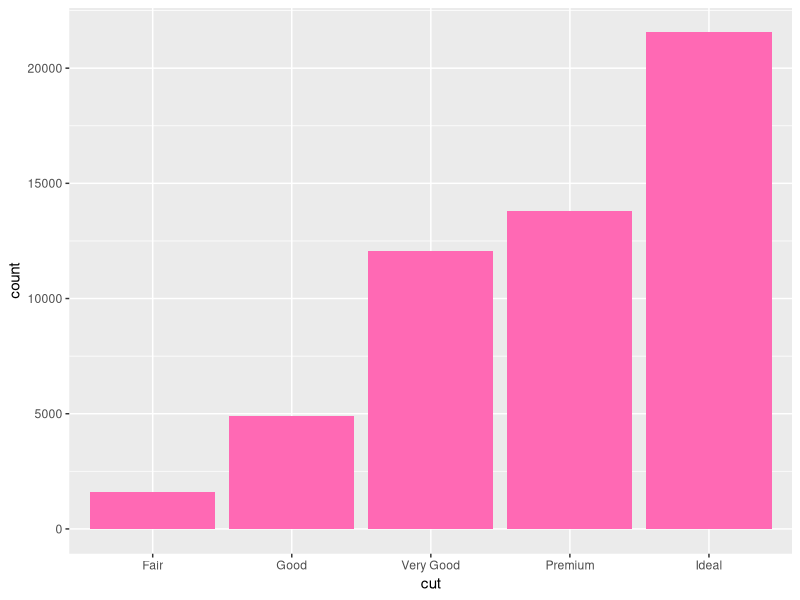
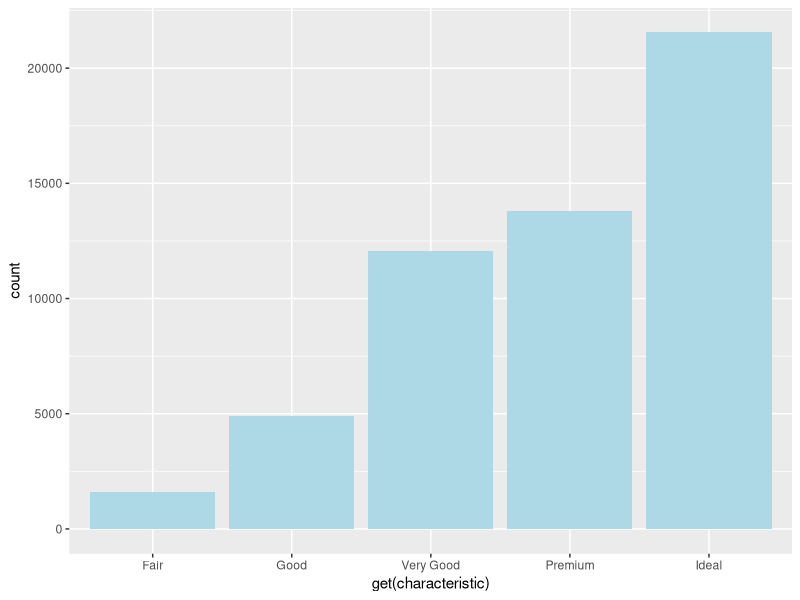
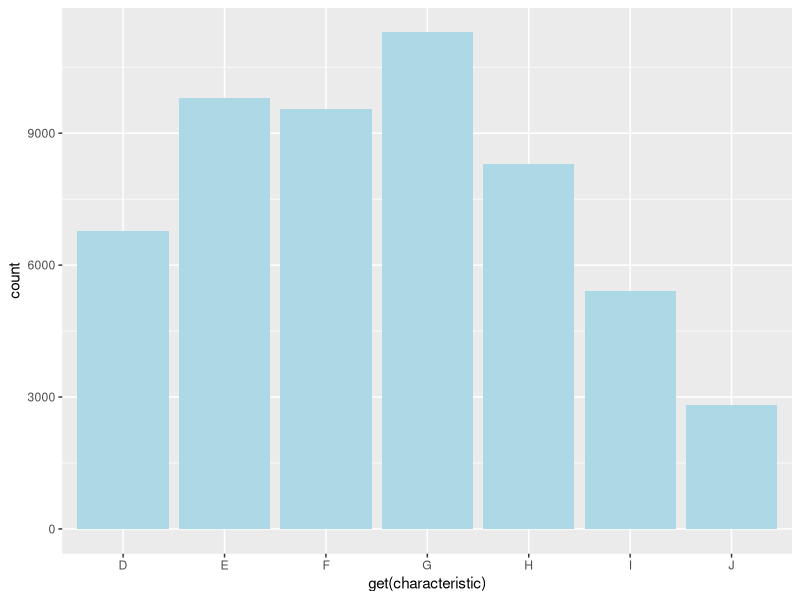
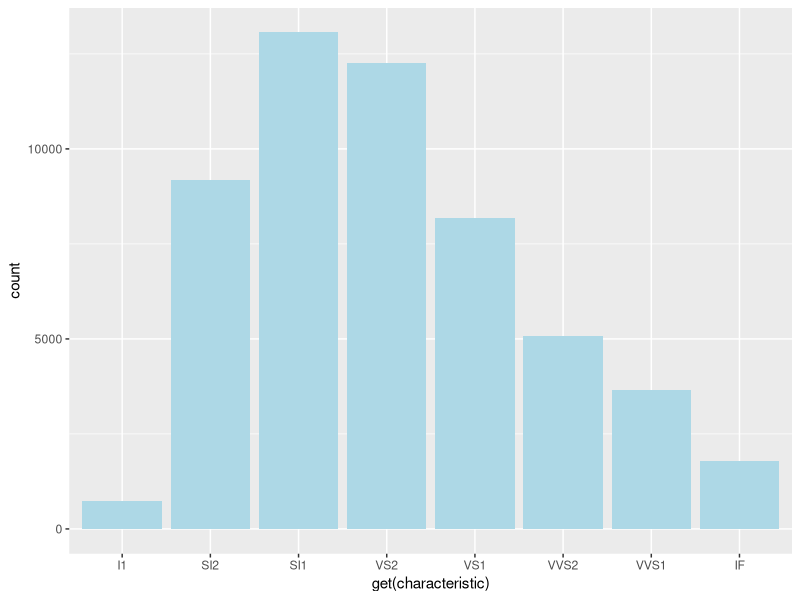
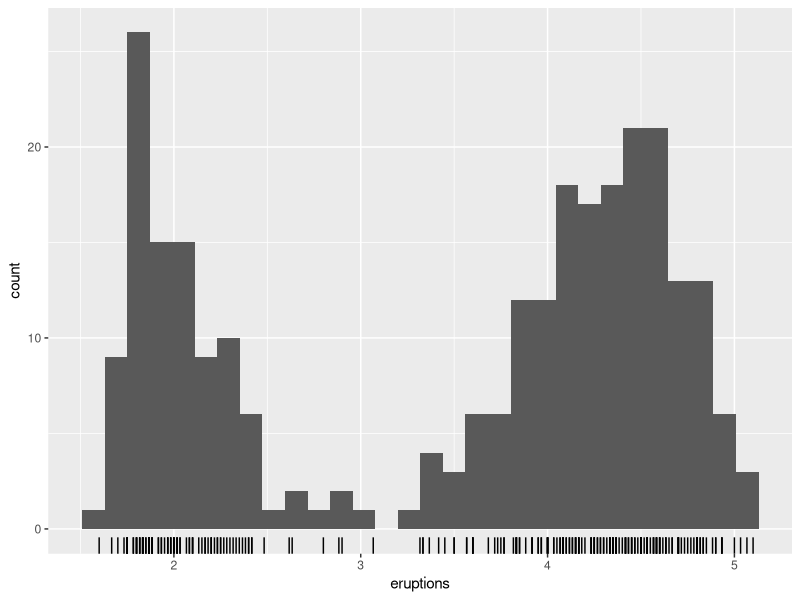
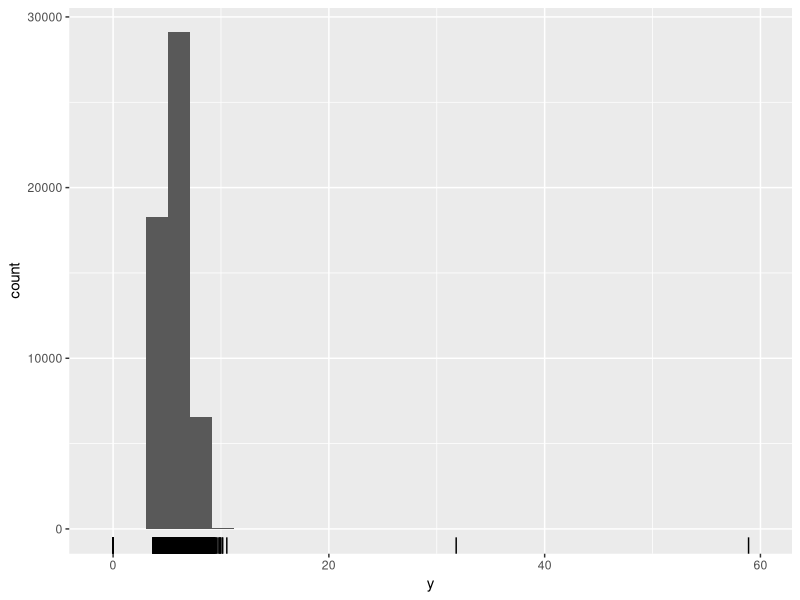
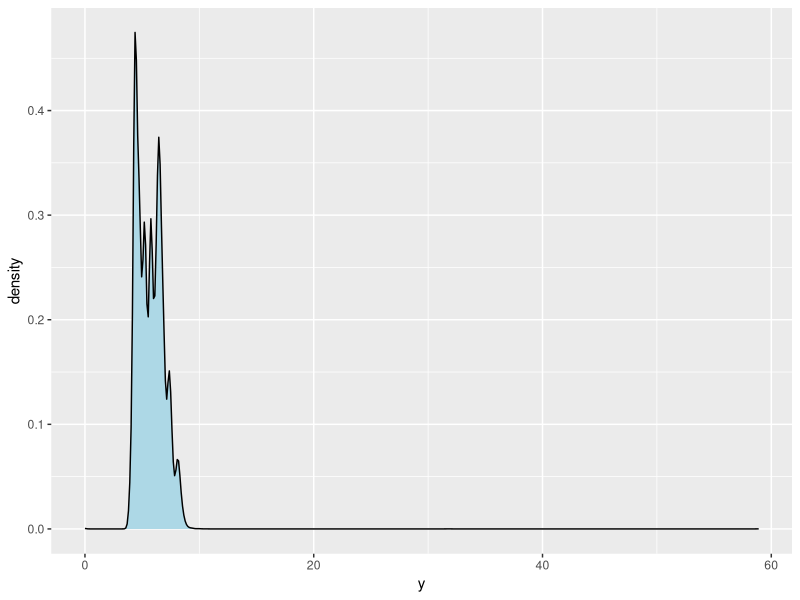
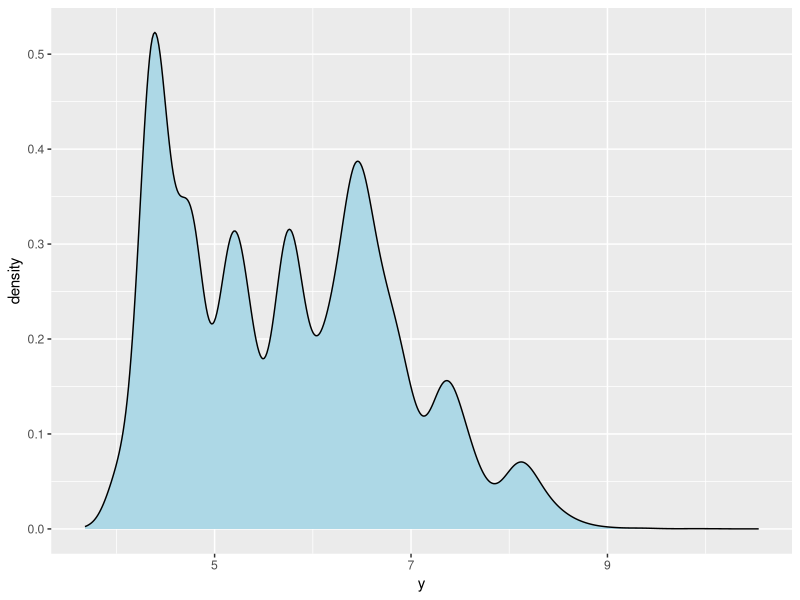

The R source for these figures, in order:
# Variation from R for Data Science Chapter 7
# Initial: September 28, 2018
# Revision: October 1, 2018
# Ray Nelson

# libraries
library(tidyverse)

# Overview of the variables in the diamonds tibble
diamonds %>% glimpse()
diamonds %>% summary()
diamonds %>% View()
? diamonds

# Count and Graph Variation in categorical variables
## Cut
diamonds %>% count(cut)
diamonds %>% ggplot(mapping = aes(x = cut)) +
  geom_bar(fill = "hotpink")

## Color


## Clarity

# Function to look at categorical variables
categorical <- function(characteristic) {
  diamonds %>% count(get(characteristic)) %>% print()
  diamonds %>% ggplot(mapping = aes(x = get(characteristic))) +
    geom_bar(fill = "lightblue")
}

categorical(characteristic = "cut")
categorical(characteristic = "color")
categorical(characteristic = "clarity")

# Size of diamonds
## Histogram


# Smaller diamonds and the size of the bin width
## Histogram


# Diamond size with freqpoly
## Histogram and freqpoly
## All diamonds


# Diamonds less than 3 carats


# Rug Plots
## Histogram and rug plots


# all diamonds density and the influence of adjust


# all diamonds with boxplot


# violin plot


# Violin plot for smaller diamonds 2 carats or less


# Old Faithful distribution of eruptions
## Information and faithful dataset

faithful %>% glimpse()
faithful %>% summary()
? faithful

## Histogram with rug plot

faithful %>%
  ggplot(mapping = aes(x = eruptions)) +
  geom_histogram()+
  geom_rug()

## Freqpoly with rug plot


## Density Trace and rug


## Boxplot


## Violin plot



# Missing values
## Histogram of y with all observations
diamonds %>% 
  ggplot(mapping = aes(x = y)) +
    geom_histogram() +
    geom_rug()

## Remove small and large y values
diamonds %>% 
  filter(!between(y, 3, 20))

## Keep only the values between 3 and 20

diamonds2 <- diamonds %>% 
  filter(between(y, 3, 20))

## Turn strange values into missing values
diamonds2  <-  diamonds %>% 
  mutate(y = ifelse(y < 3 | y > 20, NA, y))

# Removing missing values
diamonds2 %>% 
  filter(!is.na(y))

diamonds2 %>% na.omit()

## Effect of removing strange values

diamonds %>% ggplot(mapping = aes(x = y)) +
  geom_density(fill = "lightblue")

diamonds2 %>% ggplot(mapping = aes(x = y)) +
  geom_density(fill = "lightblue")
